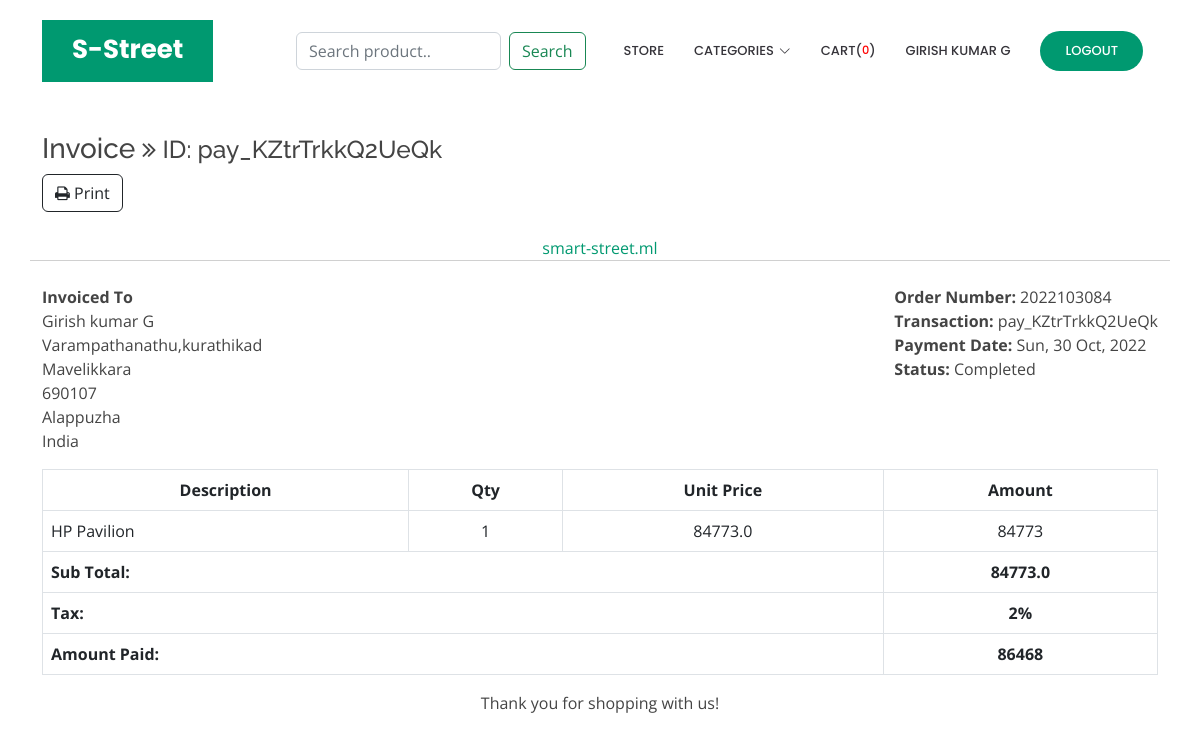
Screenshot of /orders/order-complete/84/ (signed in) with the database file from the repository.
### accounts/models.py (models this page shows, shortened)
class Account(AbstractBaseUser):
    first_name = models.CharField(max_length=50)
    last_name = models.CharField(max_length=30, null=True, blank=True)
    username = models.CharField(max_length=50, unique=True)
    email = models.EmailField(max_length=100, unique=True)
    phone_number = models.CharField(max_length=15)
    date_joined = models.DateTimeField(auto_now_add=True)
    last_login = models.DateTimeField(auto_now=True)
    is_active = models.BooleanField(default=True)
    is_admin = models.BooleanField(default=False)
    is_staff = models.BooleanField(default=False)
    is_superuser = models.BooleanField(default=False)
    USERNAME_FIELD = 'email'
    REQUIRED_FIELDS = ['first_name', 'last_name', 'username', 'phone_number']
    objects = MyAccountManager()
    def full_name(self):
        return f'{self.first_name} {self.last_name}'

### orders/models.py (models this page shows, shortened)
class OrderProduct(models.Model):
    order = models.ForeignKey(Order, on_delete=models.CASCADE)
    payment = models.ForeignKey(Payment, on_delete=models.SET_NULL, blank=True, null=True)
    user = models.ForeignKey(Account, on_delete=models.CASCADE)
    product = models.ForeignKey(Product, on_delete=models.CASCADE)
    quantity = models.IntegerField()
    product_price = models.FloatField()
    ordered = models.BooleanField(default=False)
    created_at = models.DateTimeField(auto_now_add=True)
    updated_at = models.DateTimeField(auto_now=True)

class Payment(models.Model):
    user = models.ForeignKey(Account, on_delete=models.CASCADE)
    amount_paid = models.CharField(max_length=100)
    razorpay_order_id = models.CharField(max_length=500, null=True, blank=True)
    razorpay_payment_id = models.CharField(max_length=500, null=True, blank=True)
    razorpay_signature = models.CharField(max_length=500, null=True, blank=True)
    status = models.CharField(max_length=100)
    created_at = models.DateTimeField(auto_now_add=True)

class Order(models.Model):
    STATUS = (
        ('New', 'New'),
        ('Accepted', 'Accepted'),
        ('Completed', 'Completed'),
        ('Canceled', 'Canceled'),
    )
    user = models.ForeignKey(Account, on_delete=models.CASCADE)
    payment = models.ForeignKey(Payment, on_delete=models.SET_NULL, blank=True, null=True)
    order_number = models.CharField(max_length=20)
    address = models.ForeignKey(Address, on_delete=models.SET_NULL, null=True)
    order_total = models.IntegerField(default=0)
    status = models.CharField(max_length=10, choices=STATUS, default='New')
    is_ordered = models.BooleanField(default=False)
    created_at = models.DateTimeField(auto_now_add=True)
    updated_at = models.DateTimeField(auto_now=True)
    razorpay_payment_id = models.CharField(max_length=500, null=True, blank=True)
    razorpay_order_id = models.CharField(max_length=500, null=True, blank=True)
    razorpay_signature = models.CharField(max_length=500, null=True, blank=True)

class Address(models.Model):
    user = models.ForeignKey(Account, on_delete=models.CASCADE)
    first_name = models.CharField(max_length=60)
    last_name = models.CharField(max_length=50, null=True, blank=True)
    email = models.EmailField(max_length=100)
    phone_number = models.CharField(max_length=15)
    address_line_1 = models.CharField(max_length=50)
    address_line_2 = models.CharField(max_length=50, null=True, blank=True)
    zip_code = models.CharField(max_length=15)
    country = models.CharField(max_length=50)
    state = models.CharField(max_length=50)
    city = models.CharField(max_length=50)
    def full_name(self):
        return f'{self.first_name} {self.last_name}'

### core/models.py (models this page shows, shortened)
class Product(models.Model):
    product_name = models.CharField(max_length=100, unique=True)
    product_slug = models.CharField(max_length=100, unique=True)
    category = models.ForeignKey(Category, on_delete=models.CASCADE)
    description = models.TextField()
    product_image = models.ImageField(upload_to='product_images/', default='product_images/Product-Image-Coming-Soon.jpg')
    product_price = models.FloatField()
    available_product_count = models.IntegerField()
    created_date = models.DateTimeField(auto_now_add=True)
    modified_date = models.DateTimeField(auto_now=True)
    id = models.UUIDField(default=uuid.uuid4, editable=False, unique=True, primary_key=True)

### orders/views.py (the view)
# urls.py: path('order-complete/<str:pk>/', views.orderComplete, name='order-complete'),
@login_required(login_url='login')
def orderComplete(request, pk):
    user = request.user
    order = Order.objects.get(id=pk)
    order_product = OrderProduct.objects.filter(order_id=order.id)
    sub_total = 0
    for price in order_product:
        p = price.product_price * price.quantity
        sub_total += p
    context = {'order_product': order_product, 'sub_total': sub_total}
    return render(request, 'orders/order-complete.html', context)

### carts/context_processors.py (called while the page is built)
def cartCount(request):
    if request.user.is_authenticated:
        cart_item = CartItem.objects.filter(user=request.user)
        cart_count = cart_item.count()
        return {
            'cart_count': cart_count,
        }
    else:
        cart_count = 0
        return {
            'cart_count': cart_count,
        }

### core/context_processors.py (called while the page is built)
def get_category_url(request):
    links = Category.objects.all()
    return {
        'links': links
    }

### core/models.py (called while the page is built)
    def get_url(self):
        return reverse("product_by_category", args=[self.category_slug])

### orders/templates/orders/order-complete.html (shortened to what this page needs)
{% extends 'main.html' %}
{% block content %}
<link href="https://maxcdn.bootstrapcdn.com/font-awesome/4.7.0/css/font-awesome.min.css" rel="stylesheet" />
<section class="h-100 gradient-custom" id="printableArea">
    <div class="container py-5">
      <div class="row d-flex justify-content-center my-4">
<div class="page-content container">
    <div class="page-header text-blue-d2">
        <h3 class="page-title text-secondary-d1">
            Invoice
            {% for order_details in order_product|slice:'1' %}
            <small class="page-info">
                <i class="fa fa-angle-double-right text-80"></i>
                ID: {{order_details.payment.razorpay_payment_id}}
            </small>
            {% endfor %}
        </h3>
    </div>
    <div class="page-tools">
        <div class="action-buttons">
            <button onclick="printDiv('printableArea')" class="btn btn-outline-dark">
                <i class="mr-1 fa fa-print text-primary-m1 text-120 w-2"></i> Print
                </button>
        </div>
    </div>
    <div class="container px-0">
        <div class="row mt-4">
            <div class="col-12 col-lg-12">
                <div class="row">
                    <div class="col-12">
                        <div class="text-center text-150">
                            <span class="text-default-d3"><a href="http://smart-street.ml">smart-street.ml</a></span>
                        </div>
                    </div>
                </div>
                <hr class="row brc-default-l1 mx-n1 mb-4" />
                <div class="row">
                    <div class="col-sm-6">
                        {% for invoice_details in order_product|slice:'1' %}
                        <ul class="list-unstyled text-right">
                                    <li><strong>Invoiced To</strong></li>
                                    <li>{{invoice_details.order.address.full_name}}</li>
                                    <li>{{invoice_details.order.address.address_line_1}}</li>
                                    <li>{{invoice_details.order.address.address_line_2}}</li>
                                    <li>{{invoice_details.order.address.zip_code}}</li>
                                    <li>{{invoice_details.order.address.city}}</li>
                                    <li>{{invoice_details.order.address.country}}</li>
                                </ul>
                        {% endfor %}
                    </div>
                    <div class="text-95 col-sm-6 align-self-start d-sm-flex justify-content-end">
                        <div class="text-grey-m2">
                            {% for order_details in order_product|slice:'1' %}
                            <ul class="list-unstyled mb0">
                                <li><strong>Order Number: </strong> {{order_details.order.order_number}}</li>
                                <li><strong>Transaction: </strong> {{order_details.payment.razorpay_payment_id}}</li>
                                <li><strong>Payment Date: </strong> {{order_details.payment.created_at|date:"D, d M, Y"}}</li>
                                <li><strong>Status: </strong> {{order_details.payment.status}}</li>
                            </ul>
                            {% endfor %}
                        </div>
                    </div>
                </div>
                <div class="invoice-items">
                    <div class="table-responsive" style="overflow: hidden; outline: none;" tabindex="0">
                        <table class="table table-bordered">
                            <thead>
                                <tr>
                                    <th class="per70 text-center">Description</th>
                                    <th class="per5 text-center">Qty</th>
                                    <th class="per5 text-center">Unit Price</th>
                                    <th class="per25 text-center">Amount</th>
                                </tr>
                            </thead>
                            <tbody>
                                {% for item in order_product %}
                                <tr>
                                    <td>{{item.product.product_name}}</td>
                                    <td class="text-center">{{item.quantity}}</td>
                                    <td class="text-center">{{item.product_price}}</td>
                                    <td class="text-center">{% widthratio item.quantity 1 item.product_price %}</td>
                                </tr>
                                {% endfor %}
                            </tbody>
                            {% for item in order_product|slice:'1' %}
                            <tfoot>
                                <tr>
                                    <th colspan="3" class="text-right">Sub Total:</th>
                                    <th class="text-center">{{sub_total}}</th>
                                </tr>
                                <tr>
                                    <th colspan="3" class="text-right">Tax:</th>
                                    <th class="text-center">2%</th>
                                </tr>
                                <tr>
                                    <th colspan="3" class="text-right">Amount Paid:</th>
                                    <th class="text-center">{{item.payment.amount_paid}}</th>
                                </tr>
                            </tfoot>
                            {% endfor %}
                        </table>
                    </div>
                </div>
                <div class="invoice-footer mt25">
                    <p class="text-center">Thank you for shopping with us!</p>
                </div>
            </div>
        </div>
    </div>
</div>
</div>
</div>
</section>
{% endblock %}

### templates/includes/navbar.html (shortened to what this page needs)
  <header id="header" class="fixed-top d-flex align-items-center">
    <div class="container">
      <div class="header-container d-flex align-items-center justify-content-between">
        <div class="logo">
          <h1 class="text-light"><a href="{% url 'index' %}"><span>S-Street</span></a></h1>
        </div>
        <nav id="navbar" class="navbar noPrint">
          <ul>
            <li class="mx-2">
              <div class="input-group">
                <form class="d-flex" action="{% url 'search' %}" method="GET">
                  <input class="form-control me-2" type="search" placeholder="Search product.." aria-label="Search" name="query">
                  <button class="btn btn-outline-success" type="submit">Search</button>
                </form>
            </div>
          </li>
            <li><a class="nav-link scrollto" href="{% url 'store' %}">Store</a></li>
            <li class="dropdown"><a href="#"><span>Categories</span> <i class="bi bi-chevron-down"></i></a>
            </li>
            {% if request.user.is_authenticated %}
            <li><a href="{% url 'cart' %}">Cart( <small style="color: red;">{{cart_count}}</small>)</a></li>
            <li><a class="nav-link scrollto" href="{% url 'profile' %}">{{request.user.full_name}}</a></li>
            <li><a class="getstarted scrollto" href="{% url 'logout' %}">Logout</a></li>
            {% else %}
            <li><a class="getstarted scrollto" href="{% url 'login' %}">Login</a></li>
            <li><a class="getstarted scrollto" href="{% url 'user-register' %}">Register</a></li>
            {% endif %}
          </ul>
        </nav>
      </div>
    </div>
  </header>

### static/css/style.css (style rules this page uses)
body { font-family: "Open Sans", sans-serif; color: #444444; }
a { color: #009970; text-decoration: none; }
h1, h2, h3, h4, h5, h6 { font-family: "Raleway", sans-serif; }
#header { transition: all 0.5s; z-index: 997; transition: all 0.5s; top: 20px; }
#header .header-container { background: #fff; }
#header .logo { overflow: hidden; padding: 16px 30px 12px 30px; background: #009970; }
#header .logo h1 { font-size: 26px; padding: 0; line-height: 1; font-weight: 700; font-family: "Poppins", sans-serif; }
#header .logo h1 a, #header .logo h1 a:hover { color: #fff; text-decoration: none; }
.navbar { padding: 0; }
.navbar ul { margin: 0; padding: 0; display: flex; list-style: none; align-items: center; }
.navbar li { position: relative; }
.navbar a, .navbar a:focus { display: flex; align-items: center; justify-content: space-between; padding: 10px 0 10px 30px; color: #36343a; transition: 0.3s; font-size: 13px; font-weight: 500; text-transform: uppercase; font-family: "Poppins", sans-serif; white-space: nowrap; transition: 0.3s; }
.navbar a i, .navbar a:focus i { font-size: 12px; line-height: 0; margin-left: 5px; }
.navbar .getstarted, .navbar .getstarted:focus { background: #009970; padding: 10px 25px; margin-left: 30px; margin-right: 15px; border-radius: 50px; color: #fff; }
section { padding: 60px 0; overflow: hidden; }

### rows the page displays
Account: user.full_name "GIRISH KUMAR G"
OrderProduct: payment.razorpay_payment_id "pay_KZtrTrkkQ2UeQk", order.address.full_name "Girish kumar G", order.address.address_line_1 "Varampathanathu,kurathikad", order.address.address_line_2 "Mavelikkara", order.address.zip_code "690107", order.address.city "Alappuzha", order.address.country "India", order.order_number "2022103084", payment.created_at "Sun, 30 Oct, 2022", payment.status "Completed", product.product_name "HP Pavilion", quantity "1", product_price "84773.0", quantity+product_price "84773", payment.amount_paid "86468"

### other values shown
{{ cart_count }} "0"
